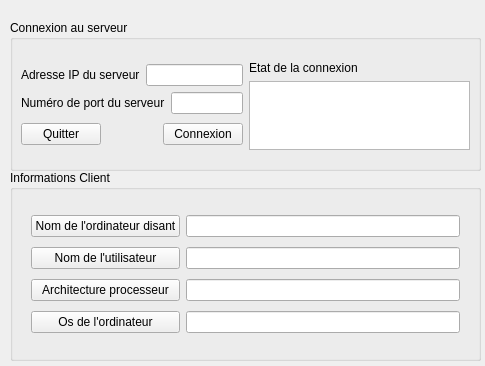
<?xml version="1.0" encoding="UTF-8"?>
<ui version="4.0">
 <class>ClientWidget</class>
 <widget class="QWidget" name="ClientWidget">
  <property name="geometry">
   <rect>
    <x>0</x>
    <y>0</y>
    <width>485</width>
    <height>366</height>
   </rect>
  </property>
  <property name="windowTitle">
   <string>ClientWidget</string>
  </property>
  <widget class="QGroupBox" name="groupBoxConnexion">
   <property name="geometry">
    <rect>
     <x>10</x>
     <y>20</y>
     <width>471</width>
     <height>151</height>
    </rect>
   </property>
   <property name="title">
    <string>Connexion au serveur</string>
   </property>
   <widget class="QWidget" name="">
    <property name="geometry">
     <rect>
      <x>0</x>
      <y>30</y>
      <width>471</width>
      <height>111</height>
     </rect>
    </property>
    <layout class="QHBoxLayout" name="horizontalLayout_4">
     <item>
      <layout class="QVBoxLayout" name="verticalLayout_2">
       <item>
        <layout class="QVBoxLayout" name="verticalLayout">
         <item>
          <layout class="QHBoxLayout" name="horizontalLayout_2">
           <item>
            <widget class="QLabel" name="labelAdresseIP">
             <property name="text">
              <string>Adresse IP du serveur</string>
             </property>
            </widget>
           </item>
           <item>
            <widget class="QLineEdit" name="lineEditIP"/>
           </item>
          </layout>
         </item>
         <item>
          <layout class="QHBoxLayout" name="horizontalLayout">
           <item>
            <widget class="QLabel" name="labelNumPortServeur">
             <property name="text">
              <string>Numéro de port du serveur</string>
             </property>
            </widget>
           </item>
           <item>
            <widget class="QLineEdit" name="lineEditNum"/>
           </item>
          </layout>
         </item>
        </layout>
       </item>
       <item>
        <layout class="QHBoxLayout" name="horizontalLayout_3">
         <item>
          <widget class="QPushButton" name="pushButtonQuitter">
           <property name="text">
            <string>Quitter</string>
           </property>
          </widget>
         </item>
         <item>
          <spacer name="horizontalSpacer">
           <property name="orientation">
            <enum>Qt::Horizontal</enum>
           </property>
           <property name="sizeHint" stdset="0">
            <size>
             <width>40</width>
             <height>20</height>
            </size>
           </property>
          </spacer>
         </item>
         <item>
          <widget class="QPushButton" name="pushButtonConnexion">
           <property name="text">
            <string>Connexion</string>
           </property>
          </widget>
         </item>
        </layout>
       </item>
      </layout>
     </item>
     <item>
      <layout class="QVBoxLayout" name="verticalLayout_3">
       <item>
        <widget class="QLabel" name="labelEtatConnexion">
         <property name="text">
          <string>Etat de la connexion</string>
         </property>
        </widget>
       </item>
       <item>
        <widget class="QTextEdit" name="textEditEtat"/>
       </item>
      </layout>
     </item>
    </layout>
   </widget>
  </widget>
  <widget class="QGroupBox" name="groupBox_2">
   <property name="geometry">
    <rect>
     <x>10</x>
     <y>170</y>
     <width>471</width>
     <height>191</height>
    </rect>
   </property>
   <property name="title">
    <string>Informations Client</string>
   </property>
   <widget class="QWidget" name="">
    <property name="geometry">
     <rect>
      <x>10</x>
      <y>30</y>
      <width>451</width>
      <height>151</height>
     </rect>
    </property>
    <layout class="QHBoxLayout" name="horizontalLayout_5">
     <item>
      <layout class="QVBoxLayout" name="verticalLayout_4">
       <item>
        <widget class="QPushButton" name="pushButtonNomOrdi">
         <property name="text">
          <string>Nom de l'ordinateur disant</string>
         </property>
        </widget>
       </item>
       <item>
        <widget class="QPushButton" name="pushButtonNomUtilisateur">
         <property name="text">
          <string>Nom de l'utilisateur</string>
         </property>
        </widget>
       </item>
       <item>
        <widget class="QPushButton" name="pushButtonArchitecture">
         <property name="text">
          <string>Architecture processeur</string>
         </property>
        </widget>
       </item>
       <item>
        <widget class="QPushButton" name="pushButtonOS">
         <property name="text">
          <string>Os de l'ordinateur</string>
         </property>
        </widget>
       </item>
      </layout>
     </item>
     <item>
      <layout class="QVBoxLayout" name="verticalLayout_5">
       <item>
        <widget class="QLineEdit" name="lineEditNomORdi"/>
       </item>
       <item>
        <widget class="QLineEdit" name="lineEditNomUtilisateur"/>
       </item>
       <item>
        <widget class="QLineEdit" name="lineEditArchitecture"/>
       </item>
       <item>
        <widget class="QLineEdit" name="lineEditOS"/>
       </item>
      </layout>
     </item>
    </layout>
   </widget>
  </widget>
 </widget>
 <layoutdefault spacing="6" margin="11"/>
 <resources/>
 <connections>
  <connection>
   <sender>pushButtonQuitter</sender>
   <signal>clicked()</signal>
   <receiver>ClientWidget</receiver>
   <slot>close()</slot>
   <hints>
    <hint type="sourcelabel">
     <x>66</x>
     <y>146</y>
    </hint>
    <hint type="destinationlabel">
     <x>23</x>
     <y>1</y>
    </hint>
   </hints>
  </connection>
 </connections>
</ui>
